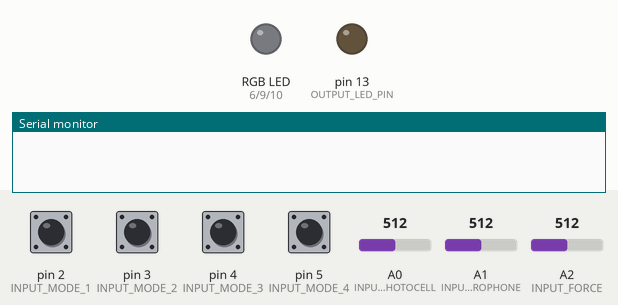
Recording of a sketch running on a simulated Arduino Uno, built with avr-gcc and run on an emulated ATmega328P. On the bench: an RGB LED mixed from three pins (HIGH = lit), output pins drawn as LEDs (lit = HIGH), the last lines printed to the serial monitor. Inputs (shaded band) come from the test bench; at power-on: pin 2 (INPUT_MODE_1), pin 3 (INPUT_MODE_2), pin 4 (INPUT_MODE_3), pin 5 (INPUT_MODE_4) HIGH, A2 (INPUT_FORCE) = 512, A0 (INPUT_PHOTOCELL) = 512, A1 (INPUT_MICROPHONE) = 512. Dim RGB values are drawn brighter than linear.

Above: at 1.2 s.
1.3 s: pin 2 (INPUT_MODE_1) pulled LOW for 0.15 s
At 1.5 s:
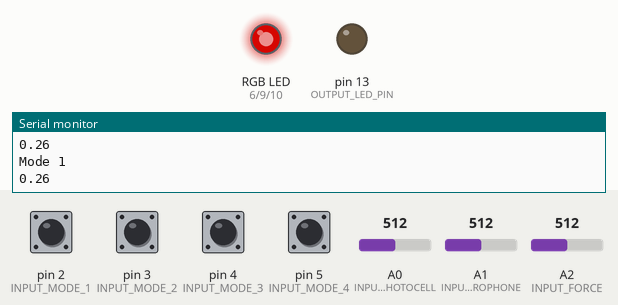
4.3 s: pin 3 (INPUT_MODE_2) pulled LOW for 0.15 s
At 4.66 s:
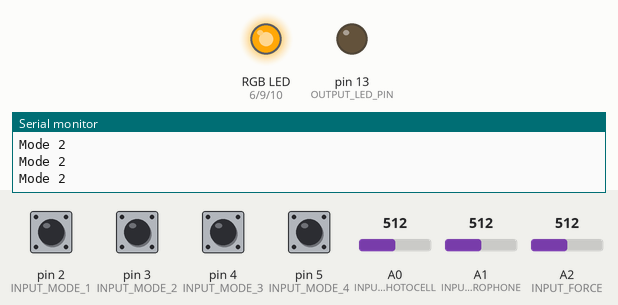
7.3 s: pin 5 (INPUT_MODE_4) pulled LOW for 0.15 s
At 7.71 s:
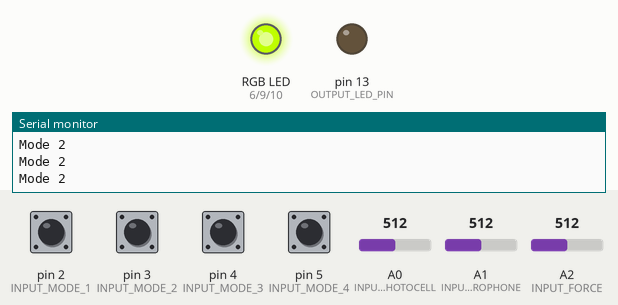
10.3 s: A2 (INPUT_FORCE) set to 900
13.3 s: A2 (INPUT_FORCE) set to 716
At 13.77 s:
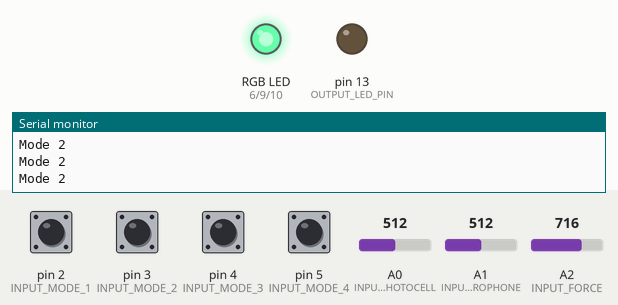
16.3 s: pin 2 (INPUT_MODE_1) pulled LOW for 1 s
Timing chart, 0 to 23.2 s (numbered marks = the images above; inputs shaded):
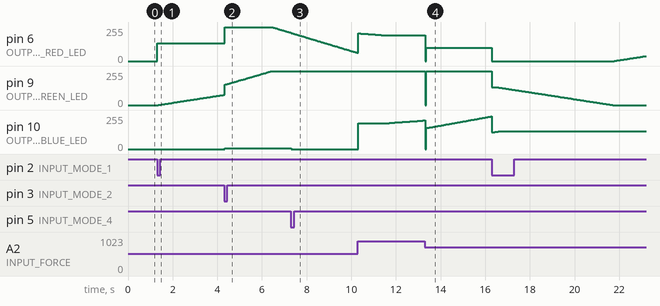

Measured:
- after the input at 1.3 s, pin 6 (OUTPUT_RGB_RED_LED): 0/255 → 132/255 at once; pin 9 (OUTPUT_RGB_GREEN_LED): moves from 0/255 to 77/255 over 2.9 s, starting after 0.06 s
- after the input at 4.3 s, pin 10 (OUTPUT_RGB_BLUE_LED): 0/255 → 7/255 at once
- after the input at 7.3 s, pin 10 (OUTPUT_RGB_BLUE_LED): 7/255 → 0/255 at once
- after the input at 13.3 s, pin 6 (OUTPUT_RGB_RED_LED): 193/255 → 101/255 at once; pin 9 (OUTPUT_RGB_GREEN_LED): 255/255 → 0/255 at once, → 255/255 0.03 s later

The sketch:

A1NightLight.ino
```cpp
#include "src/RGBConverter/RGBConverter.h"
#include "src/CapacitiveSensor/CapacitiveSensor.h"

const int INPUT_MODE_1 = 2;
const int INPUT_MODE_2 = 3;
const int INPUT_MODE_3 = 4;
const int INPUT_MODE_4 = 5;
const int INPUT_PHOTOCELL = A0;
const int INPUT_MICROPHONE = A1;

CapacitiveSensor redSensor = CapacitiveSensor(12, 11);
CapacitiveSensor greenSensor = CapacitiveSensor(12, 8);
CapacitiveSensor blueSensor = CapacitiveSensor(12, 7);

const int INPUT_FORCE = A2;

const int OUTPUT_GREEN = 13;

const int OUTPUT_RGB_RED_LED = 6;
const int OUTPUT_RGB_GREEN_LED = 9;
const int OUTPUT_RGB_BLUE_LED = 10;
const int OUTPUT_LED_PIN = LED_BUILTIN;

const int DELAY_MS = 30;
const int MAX_COLOUR_VALUE = 255;
const int FADE_STEP = 5;

const int MAX_ANALOG_IN = 676; //1024 with 5V, 676 with 3.3V on Arduino Uno
const int MAX_ANALOG_OUT = 255;

RGBConverter rgbConverter;
float hue = 0.0f;
float fade_step = 0.001f;

int touchedCutoff = .5;

float lastForce = 0.0;
float peakForce = 0.0;
float forceThreshold = 0.70;

int currentMode = 0;

void setup() {
  // put your setup code here, to run once:
  pinMode(INPUT_MODE_1, INPUT_PULLUP);
  pinMode(INPUT_MODE_2, INPUT_PULLUP);
  pinMode(INPUT_MODE_3, INPUT_PULLUP);
  pinMode(INPUT_MODE_4, INPUT_PULLUP);
  pinMode(INPUT_PHOTOCELL, INPUT);
  pinMode(INPUT_MICROPHONE, INPUT);

  pinMode(INPUT_FORCE, INPUT);

  pinMode(OUTPUT_LED_PIN, OUTPUT);
  pinMode(OUTPUT_RGB_RED_LED, OUTPUT);
  pinMode(OUTPUT_RGB_GREEN_LED, OUTPUT);
  pinMode(OUTPUT_RGB_BLUE_LED, OUTPUT);

  Serial.begin(9600);
}

int getCurrentMode() {
  int mode1State = digitalRead(INPUT_MODE_1);
  int mode2State = digitalRead(INPUT_MODE_2);
  int mode3State = digitalRead(INPUT_MODE_3);
  int mode4State = digitalRead(INPUT_MODE_4);

  if (!mode1State == HIGH) {
    return 1;
  } else if (!mode2State == HIGH) {
    return 2;
  } else if (!mode3State == HIGH) {
    return 3;
  } else if (!mode4State == HIGH) {
    return 4;
  } else {
    return currentMode;
  }
}

void loop() {
  // put your main code here, to run repeatedly:
  currentMode = getCurrentMode();

  switch (currentMode) {
    case 1:
      mode1();
      break;
    case 2:
      mode2();
      break;
    case 3:
      mode3();
      break;
    case 4:
      mode4();
      break;
    case 0:
      break;
  }
}

// Crossfading RGB LED
void mode1() {
  Serial.println("Mode 1");
  // Crossfade led
  crossFadeLEDs(getLightness());
}

// Respond to sound
void mode2() {
  Serial.println("Mode 2");
  respondToSound();
}

// Configuring colour with lofi input
void mode3() {
  long redTotal = redSensor.capacitiveSensor(50);
  if (redTotal > 500) {
    setRGBColour(255, 0, 0);
  }

  long greenTotal = greenSensor.capacitiveSensor(50);
  if (greenTotal > 500) {
    setRGBColour(0, 255, 0);
  }

  long blueTotal = blueSensor.capacitiveSensor(50);
  if (blueTotal > 500) {
    setRGBColour(0, 0, 255);
  }

  if (redTotal <= 500  & greenTotal <=500 & blueTotal <=500) {
    setRGBColour(0, 0, 0);
  }

  delay(10);
}

// Creative feature
void mode4() {
  float forceMapped = mapFloat((float) analogRead(INPUT_FORCE), 0.0, 1023.0, 0.0, 1.0);
  float force = constrain(forceMapped, 0.0, 1.0);

  if (force > peakForce) {
    peakForce = force;
  }
  if (force <= forceThreshold) {
    if (peakForce > forceThreshold) {
      peakForce = 0.0;
    }
  }
  crossFadeLEDs(peakForce);
}

void setRGBColour(int red, int green, int blue) {
  analogWrite(OUTPUT_RGB_RED_LED, red);
  analogWrite(OUTPUT_RGB_GREEN_LED, green);
  analogWrite(OUTPUT_RGB_BLUE_LED, blue);
}

float getLightness() {
  // Get the reading from the photocell
  float mappedPhotocellValue = mapFloat((float) analogRead(INPUT_PHOTOCELL), 200.0, 800.0, 0.0, .50);
  Serial.println(mappedPhotocellValue);
  return constrain(mappedPhotocellValue, 0.0, 1.0);
}

void crossFadeLEDs(float lightValue) {
  // Some parts of this are from the tutorial on RGB LED outputs
  byte rgb[3];
  rgbConverter.hslToRgb(hue, 1.0, lightValue, rgb);
  setRGBColour(rgb[0], rgb[1], rgb[2]);

  // update hue based on step size
  hue += fade_step;

  // hue ranges between 0 - 1, so if > 1, reset to 0
  if (hue > 1.0){
    hue = 0.0;
  }

  delay(DELAY_MS);
}

void respondToSound() {
  int sound = analogRead(INPUT_MICROPHONE);

  // Since microphone works peak-to-peak from 0V to the reference voltage (either 3.3V or 5V)
  // we only look at half of the amplitude from MAX_ANALOG_IN/2 to MAX_ANALOG_IN
  int soundValue = map(sound, MAX_ANALOG_IN/2, MAX_ANALOG_IN, 0, MAX_ANALOG_OUT);
  soundValue = constrain(soundValue, 0, MAX_ANALOG_OUT);

  float lightness = mapFloat((float) soundValue, 0, MAX_ANALOG_OUT, 0.0f, 1.0f);
  lightness = constrain(lightness, 0.0f, 1.0f);
  crossFadeLEDs(lightness);
}

// map() for floats
float mapFloat(float x, float xMin, float xMax, float yMin, float yMax) {
  return (x - xMin) * (yMax - yMin) / (xMax - xMin) + yMin;
}
```

RGBConverter.cpp
```cpp
/*
 * RGBConverter.h - Arduino library for converting between RGB, HSV and HSL
 *
 * Ported from the Javascript at http://mjijackson.com/2008/02/rgb-to-hsl-and-rgb-to-hsv-color-model-conversion-algorithms-in-javascript
 * The hard work was Michael's, all the bugs are mine.
 *
 * Robert Atkins, December 2010 (ratkins_at_fastmail_dot_fm).
 *
 * https://github.com/ratkins/RGBConverter
 *
 */
#include "RGBConverter.h"

/**
 * Converts an RGB color value to HSL. Conversion formula
 * adapted from http://en.wikipedia.org/wiki/HSL_color_space.
 * Assumes r, g, and b are contained in the set [0, 255] and
 * returns h, s, and l in the set [0, 1].
 *
 * @param   Number  r       The red color value
 * @param   Number  g       The green color value
 * @param   Number  b       The blue color value
 * @return  Array           The HSL representation
 */
void RGBConverter::rgbToHsl(byte r, byte g, byte b, double hsl[]) {
    double rd = (double) r/255;
    double gd = (double) g/255;
    double bd = (double) b/255;
    double max = threeway_max(rd, gd, bd);
    double min = threeway_min(rd, gd, bd);
    double h, s, l = (max + min) / 2;

    if (max == min) {
        h = s = 0; // achromatic
    } else {
        double d = max - min;
        s = l > 0.5 ? d / (2 - max - min) : d / (max + min);
        if (max == rd) {
            h = (gd - bd) / d + (gd < bd ? 6 : 0);
        } else if (max == gd) {
            h = (bd - rd) / d + 2;
        } else if (max == bd) {
            h = (rd - gd) / d + 4;
        }
        h /= 6;
    }
    hsl[0] = h;
    hsl[1] = s;
    hsl[2] = l;
}

/**
 * Converts an HSL color value to RGB. Conversion formula
 * adapted from http://en.wikipedia.org/wiki/HSL_color_space.
 * Assumes h, s, and l are contained in the set [0, 1] and
 * returns r, g, and b in the set [0, 255].
 *
 * @param   Number  h       The hue
 * @param   Number  s       The saturation
 * @param   Number  l       The lightness
 * @return  Array           The RGB representation
 */
void RGBConverter::hslToRgb(double h, double s, double l, byte rgb[]) {
    double r, g, b;

    if (s == 0) {
        r = g = b = l; // achromatic
    } else {
        double q = l < 0.5 ? l * (1 + s) : l + s - l * s;
        double p = 2 * l - q;
        r = RGBConverter::hue2rgb(p, q, h + 1/3.0);
        g = RGBConverter::hue2rgb(p, q, h);
        b = RGBConverter::hue2rgb(p, q, h - 1/3.0);
    }

    rgb[0] = r * 255;
    rgb[1] = g * 255;
    rgb[2] = b * 255;
}

/**
 * Converts an RGB color value to HSV. Conversion formula
 * adapted from http://en.wikipedia.org/wiki/HSV_color_space.
 * Assumes r, g, and b are contained in the set [0, 255] and
 * returns h, s, and v in the set [0, 1].
 *
 * @param   Number  r       The red color value
 * @param   Number  g       The green color value
 * @param   Number  b       The blue color value
 * @return  Array           The HSV representation
 */
void RGBConverter::rgbToHsv(byte r, byte g, byte b, double hsv[]) {
    double rd = (double) r/255;
    double gd = (double) g/255;
    double bd = (double) b/255;
    double max = threeway_max(rd, gd, bd), min = threeway_min(rd, gd, bd);
    double h, s, v = max;

    double d = max - min;
    s = max == 0 ? 0 : d / max;

    if (max == min) {
        h = 0; // achromatic
    } else {
        if (max == rd) {
            h = (gd - bd) / d + (gd < bd ? 6 : 0);
        } else if (max == gd) {
            h = (bd - rd) / d + 2;
        } else if (max == bd) {
            h = (rd - gd) / d + 4;
        }
        h /= 6;
    }

    hsv[0] = h;
    hsv[1] = s;
    hsv[2] = v;
}

/**
 * Converts an HSV color value to RGB. Conversion formula
 * adapted from http://en.wikipedia.org/wiki/HSV_color_space.
 * Assumes h, s, and v are contained in the set [0, 1] and
 * returns r, g, and b in the set [0, 255].
 *
 * @param   Number  h       The hue
 * @param   Number  s       The saturation
 * @param   Number  v       The value
 * @return  Array           The RGB representation
 */
void RGBConverter::hsvToRgb(double h, double s, double v, byte rgb[]) {
    double r, g, b;

    int i = int(h * 6);
    double f = h * 6 - i;
    double p = v * (1 - s);
    double q = v * (1 - f * s);
    double t = v * (1 - (1 - f) * s);

    switch(i % 6){
        case 0: r = v, g = t, b = p; break;
        case 1: r = q, g = v, b = p; break;
        case 2: r = p, g = v, b = t; break;
        case 3: r = p, g = q, b = v; break;
        case 4: r = t, g = p, b = v; break;
        case 5: r = v, g = p, b = q; break;
    }

    rgb[0] = r * 255;
    rgb[1] = g * 255;
    rgb[2] = b * 255;
}

double RGBConverter::threeway_max(double a, double b, double c) {
    return max(a, max(b, c));
}

double RGBConverter::threeway_min(double a, double b, double c) {
    return min(a, min(b, c));
}

double RGBConverter::hue2rgb(double p, double q, double t) {
    if(t < 0) t += 1;
    if(t > 1) t -= 1;
    if(t < 1/6.0) return p + (q - p) * 6 * t;
    if(t < 1/2.0) return q;
    if(t < 2/3.0) return p + (q - p) * (2/3.0 - t) * 6;
    return p;
}
```

RGBConverter.h
```cpp
/*
 * RGBConverter.h - Arduino library for converting between RGB, HSV and HSL
 *
 * Ported from the Javascript at http://mjijackson.com/2008/02/rgb-to-hsl-and-rgb-to-hsv-color-model-conversion-algorithms-in-javascript
 * The hard work was Michael's, all the bugs are mine.
 *
 * Robert Atkins, December 2010 (ratkins_at_fastmail_dot_fm).
 *
 * https://github.com/ratkins/RGBConverter
 *
 */
#ifndef RGBConverter_h
#define RGBConverter_h

#if (ARDUINO >= 100)
 #include <Arduino.h>
#else
 #include <Arduino.h>
#endif

class RGBConverter {

public:
    /**
     * Converts an RGB color value to HSL. Conversion formula
     * adapted from http://en.wikipedia.org/wiki/HSL_color_space.
     * Assumes r, g, and b are contained in the set [0, 255] and
     * returns h, s, and l in the set [0, 1].
     *
     * @param   byte    r       The red color value
     * @param   byte    g       The green color value
     * @param   byte    b       The blue color value
     * @param   double  hsl[]   The HSL representation
     */
    void rgbToHsl(byte r, byte g, byte b, double hsl[]);

    /**
     * Converts an HSL color value to RGB. Conversion formula
     * adapted from http://en.wikipedia.org/wiki/HSL_color_space.
     * Assumes h, s, and l are contained in the set [0, 1] and
     * returns r, g, and b in the set [0, 255].
     *
     * @param   double  h       The hue
     * @param   double  s       The saturation
     * @param   double  l       The lightness
     * @return  byte    rgb[]   The RGB representation
     */
    void hslToRgb(double h, double s, double l, byte rgb[]);

    /**
     * Converts an RGB color value to HSV. Conversion formula
     * adapted from http://en.wikipedia.org/wiki/HSV_color_space.
     * Assumes r, g, and b are contained in the set [0, 255] and
     * returns h, s, and v in the set [0, 1].
     *
     * @param   byte  r       The red color value
     * @param   byte  g       The green color value
     * @param   byte  b       The blue color value
     * @return  double hsv[]  The HSV representation
     */
    void rgbToHsv(byte r, byte g, byte b, double hsv[]);

    /**
     * Converts an HSV color value to RGB. Conversion formula
     * adapted from http://en.wikipedia.org/wiki/HSV_color_space.
     * Assumes h, s, and v are contained in the set [0, 1] and
     * returns r, g, and b in the set [0, 255].
     *
     * @param   double  h       The hue
     * @param   double  s       The saturation
     * @param   double  v       The value
     * @return  byte    rgb[]   The RGB representation
     */
    void hsvToRgb(double h, double s, double v, byte rgb[]);

private:
    double threeway_max(double a, double b, double c);
    double threeway_min(double a, double b, double c);
    double hue2rgb(double p, double q, double t);
};

#endif
```
